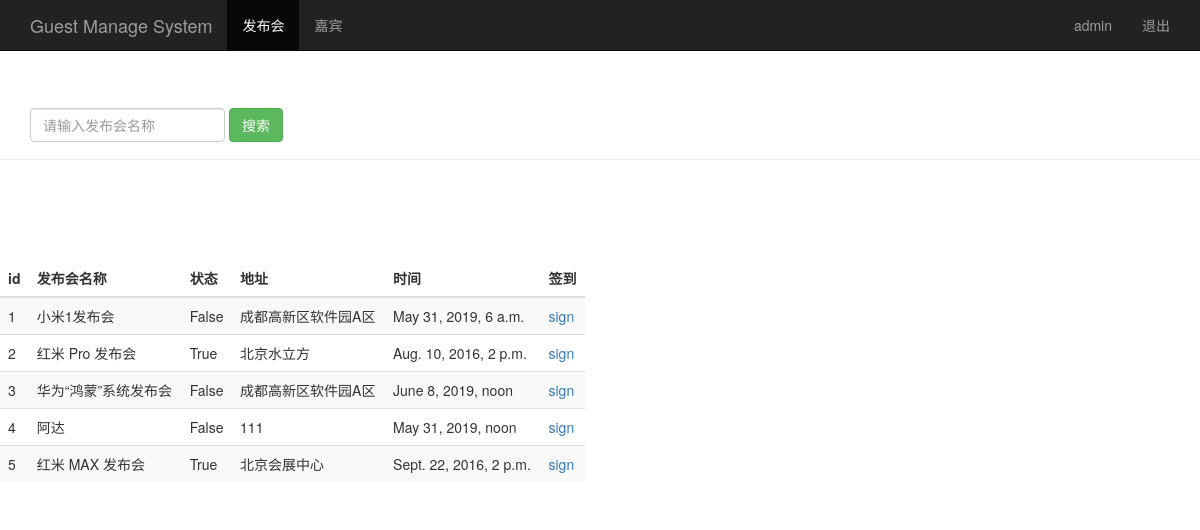
The page /event_manage/ (signed in) on the database its author committed.
### sign/models.py (models this page shows)
class Event(models.Model):
    name = models.CharField(max_length=100)  # 发布会标题
    limit = models.IntegerField()  # 参加人数
    status = models.BooleanField()  # 状态
    address = models.CharField(max_length=200)  # 地址
    start_time = models.DateTimeField('events time')  # 发布会时间
    create_time = models.DateTimeField(auto_now=True)  # 创建时间（自动获取当前时间）

### sign/views.py (the view)
# urls.py: path(r'event_manage/',views.event_manage),
@login_required
def event_manage(request):
    event_list = Event.objects.all()
    username = request.session.get('user','')
    return render(request,'event_manage.html',{'user':username,'events':event_list})

### templates/event_manage.html (shortened to what this page needs)
<!DOCTYPE html>
<html lang="zh-CN">
	<head>
		{% load bootstrap3 %} {% bootstrap_css %} {% bootstrap_javascript %}
	</head>
	<body role="document">
		<nav class="navbar navbar-inverse navbar-fixed-top">
			<div class="container">
				<div class="navbar-header">
					<a class="navbar-brand" href="/event_manage/">Guest Manage System</a>
				</div>
				<div id="navbar" class="collapse navbar-collapse">
					<ul class="nav navbar-nav">
						<li class="active">
							<a href="#">发布会</a>
						</li>
						<li>
							<a href="/guest_manage/">嘉宾</a>
						</li>
					</ul>
					<ul class="nav navbar-nav navbar-right">
						<li>
							<a href="#">{{user}}</a>
						</li>
						<li>
							<a href="/logout/">退出</a>
						</li>
					</ul>
				</div>
			</div>
		</nav>
		<div class="page-header" style="padding-top: 60px;">
			<div id="navbar" class="navbar-collapse collapse">
				<form class="navbar-form" method="get" action="/search_event_name/">
					<div class="form-group">
						<input name="name" type="text" placeholder="请输入发布会名称" class="form-control">
					</div>
					<button type="submit" class="btn btn-success">搜索</button>
				</form>
			</div>
		</div>
		<div class="row" style="padding-top: 80px;">
			<div class="col-md-6">
				<table class="table table-striped">
					<thead>
						<tr>
							<th>id</th>
							<th>发布会名称</th>
							<th>状态</th>
							<th>地址</th>
							<th>时间</th>
                            <th> 签到</th>
						</tr>
					</thead>
					<tbody>
						{% for event in events %}
						<tr>
							<td>{{ event.id }}</td>
							<td>{{ event.name }}</td>
							<td>{{ event.status }}</td>
							<td>{{ event.address }}</td>
							<td>{{ event.start_time }}</td>
                            <td>
                                <a href="/sign_index/{{ event.id }}/" target="{{ event.id }}_blank">sign</a>
                            </td>
						</tr>
						{% endfor %}
					</tbody>
				</table>
			</div>
		</div>
	</body>

### rows shown on the page
Event: id "1", name "小米1发布会", status "False", address "成都高新区软件园A区", start_time "May 31, 2019, 6 a.m."
Event: id "2", name "红米 Pro 发布会", status "True", address "北京水立方", start_time "Aug. 10, 2016, 2 p.m."
Event: id "3", name "华为“鸿蒙”系统发布会", status "False", address "成都高新区软件园A区", start_time "June 8, 2019, noon"
Event: id "4", name "阿达", status "False", address "111", start_time "May 31, 2019, noon"
Event: id "5", name "红米 MAX 发布会", status "True", address "北京会展中心", start_time "Sept. 22, 2016, 2 p.m."

### other values the page prints
{{ user }} "admin"
